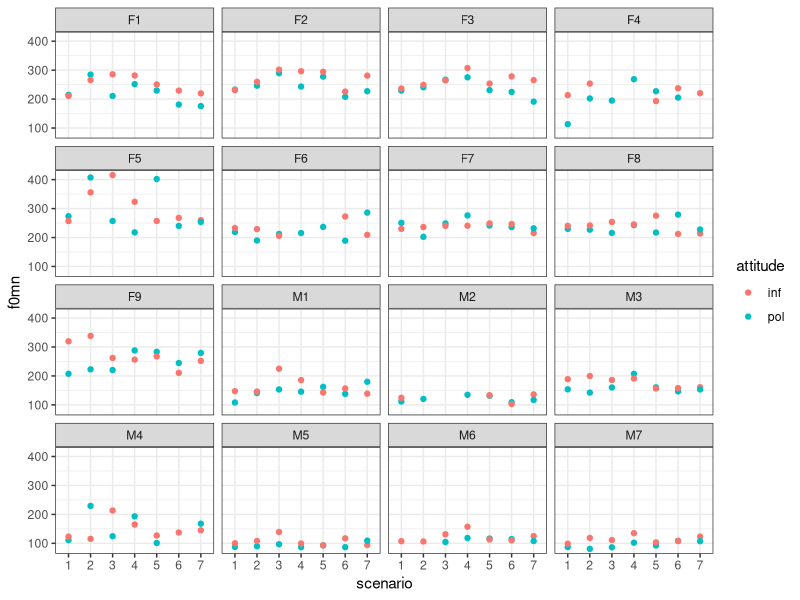
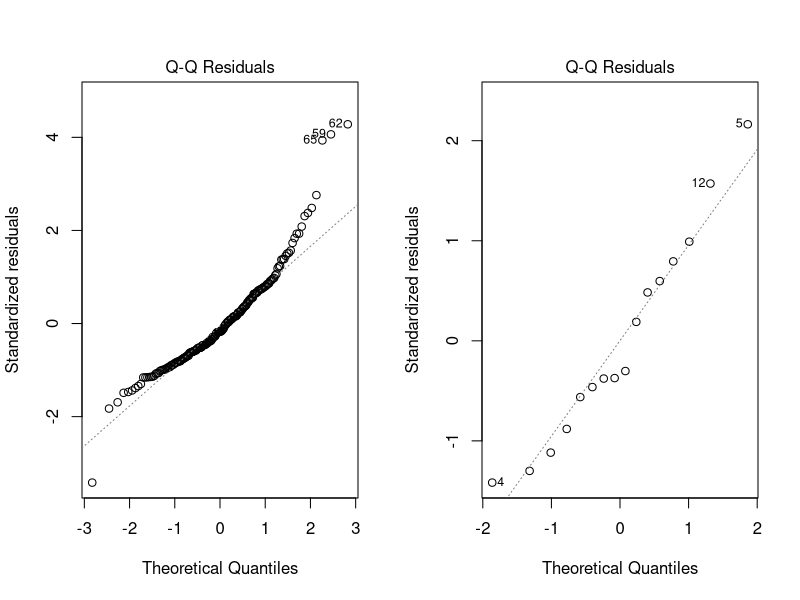
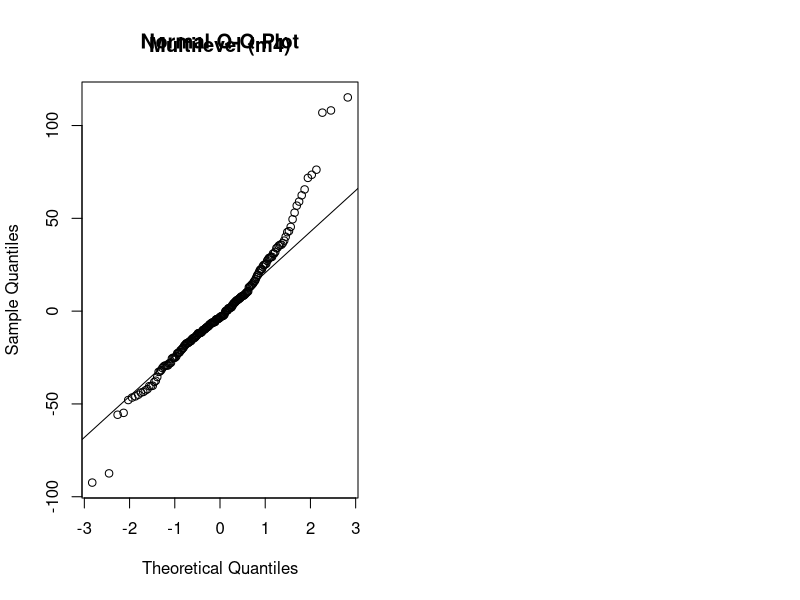
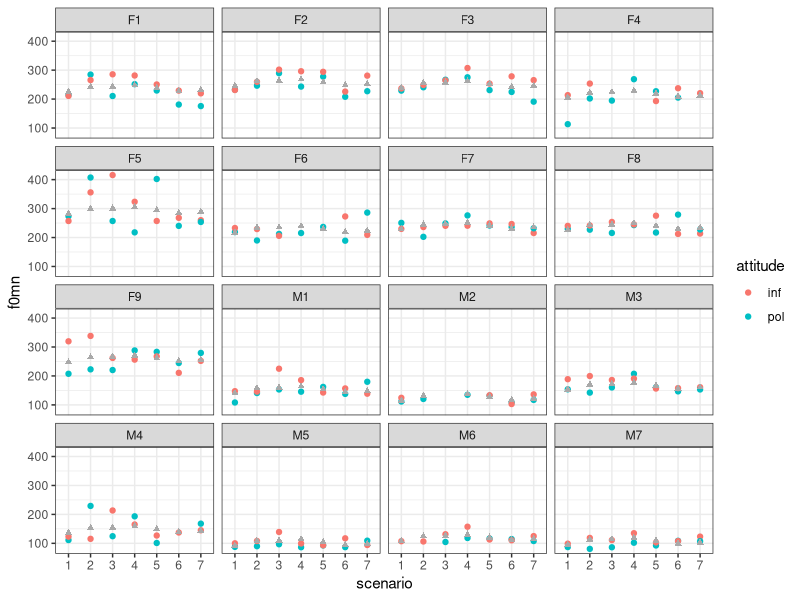

These charts were generated, in order, by the following R code:
## ---- chunk 1
knitr::opts_chunk$set(echo = TRUE)
library(tidyverse)
## ---- chunk 2
politeness <- read.csv('politeness.csv') ## read in data
## ---- chunk 3
unique(politeness$scenario)

politeness$scenario <- as.factor(politeness$scenario)
politeness$attitude <- as.factor(politeness$attitude)
politeness$gender <- as.factor(politeness$gender)
## ---- chunk 4
politeness_F1 <- politeness[politeness$subject == "F1",]

m1 <- lm(f0mn~as.integer(scenario), politeness_F1)
summary(m1)

m2 <- lm(f0mn~as.factor(scenario), politeness_F1)
summary(m2)
## ---- chunk 5
model.matrix(m1)
model.matrix(m2)
## ---- chunk 6
library(tidyverse)
ggplot(politeness, aes(scenario, f0mn, color = attitude))+
  geom_point()+
  facet_wrap(.~subject)+
  theme_bw()
## ---- chunk 7
library(lme4)
m1 <- lm(f0mn~gender, politeness)
## ---- chunk 8
m2 <- lmer(f0mn~gender+(1|scenario), politeness)
## ---- chunk 9
m3 <- lmer(f0mn~gender+(1|subject), politeness)
## ---- chunk 10
m4 <- lmer(f0mn~gender+(1|scenario)+(1|subject), politeness)
## ---- chunk 11
AIC(m1,m2,m3,m4) #m4 has the lowest AIC

sd(residuals(m1))
sd(residuals(m2))
sd(residuals(m3))
sd(residuals(m4)) #m4 has the lowest residual standard deviation
## ---- chunk 12
summary(m4)
ranef(m4)

#Including random intercepts for subject, which has the largest amount of variance (compared to intercepts for scenario), makes the model better because it makes the residuals smaller. 
## ---- chunk 13
gender_pitch <- politeness %>%
  group_by(subject, gender) %>% 
  summarise(mean_f0mn = mean(f0mn, na.rm = T))

gender_pitch
## ---- chunk 14
m5 <- lm(mean_f0mn~gender, data =gender_pitch)
summary(m5)
## ---- chunk 15

par(mfrow = c(1,2))

m1_qq <- plot(m1,2)
m5_qq <- plot(m5,2)

## ---- chunk 16
qqnorm(resid(m4))
qqline(resid(m4))
title("Multilevel (m4)", line = 1.5)

## ---- chunk 17

fitted_f0mn <- fitted(m4) 

politeness_na_remowed <- politeness %>% 
  na.omit()

politeness_na_remowed$fitted_f0mn <- fitted_f0mn

ggplot(politeness_na_remowed, (aes(x = scenario, y = f0mn, color = attitude)))+
  geom_point()+
  geom_point(aes(scenario, fitted_f0mn), color = "dark grey", shape =17)+
  facet_wrap(.~subject)+
  theme_bw()

